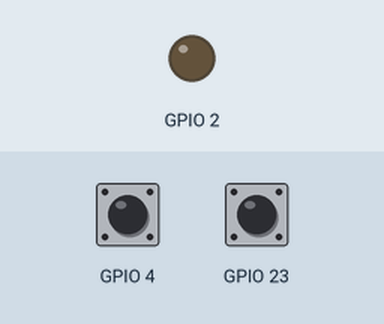
This program was run on a simulated ESP32. On the bench: output pins drawn as LEDs (lit = HIGH). The inputs (shaded band) are chosen by the test bench; at power-on: GPIO 4 HIGH, GPIO 23 HIGH. WiFi joins after 1.5 s; servers stay silent unless stated; what the program prints to the serial monitor is not drawn.

Above: at 2.8 s.
2.9 s: GPIO 4 pulled LOW for 0.6 s
At 3.7 s:
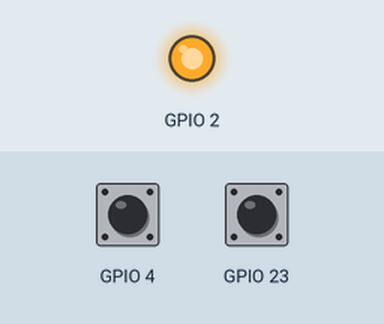
5.0 s: GPIO 23 pulled LOW for 0.6 s
At 6.4 s:
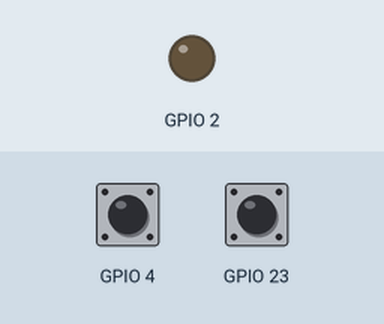
7.1 s: GPIO 4 pulled LOW for 1 s
At 7.9 s:
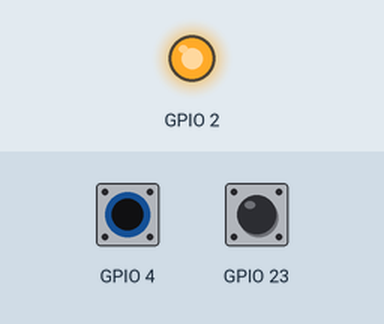
Timing chart, 0 to 10.1 s (numbered marks = the images above; inputs shaded):
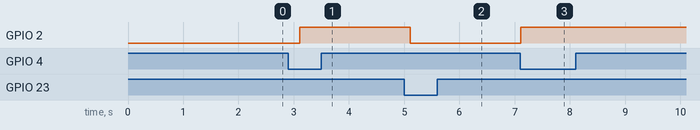

The program:

main.cpp
```cpp
#include <Arduino.h>

// to update the firmware send .bin file in platformio .pio/build/nodemcu32s/firmware.bin

#include <AsyncElegantOTA.h>
#include <AsyncTCP.h>
#include <ESPAsyncWebServer.h>
#include <WiFi.h>

const char* ssid = "ze-amanueal";
const char* password = "Ab1234567";

AsyncWebServer server(80);

void setup() {
  // put your setup code here, to run once:
pinMode(2, OUTPUT);
pinMode(23, INPUT_PULLUP);

Serial.begin(115200);

WiFi.mode(WIFI_STA);
WiFi.begin(ssid,password);
Serial.println("WiFi Connection Attempt");

while(WiFi.status() != WL_CONNECTED)
{
  delay(400);
  Serial.print(".");
}

Serial.println("\n Connected to : ");
Serial.print(ssid);
Serial.print("IP Address for ESP32: ");
Serial.println(WiFi.localIP());

server.on("/",HTTP_GET,[](AsyncWebServerRequest *request){
  request->send(200,"text/plain","this is from kira general home automotion OTA v2.0 - Update wirelessly");});

  AsyncElegantOTA.begin(&server);
  // server.begin();

  Serial.println("Elegant OTA Initiated");
  Serial.println("HTTP Server Has started Sucessfully");
  Serial.print(WiFi.localIP());
  Serial.println("/update");
}

bool isOn = false;

void loop() {
  // put your main code here, to run repeatedly:
   int val = touchRead(4);

  // Serial.println(val);
  if (val < 50 && !isOn) {
    digitalWrite(2, HIGH);
    server.begin();
    isOn = true;
    }
  // else {
  //   digitalWrite(2, LOW);
  //   };

  if (!digitalRead(23) && isOn){
    digitalWrite(2, LOW);
    server.end();
    isOn = false;
  }
  delay(500);
}
```

Measured:
- after the input at 2.9 s, GPIO 2: LOW → HIGH after 0.21 s
- after the input at 5.0 s, GPIO 2: HIGH → LOW after 0.11 s
- after the input at 7.1 s, GPIO 2: LOW → HIGH at once
